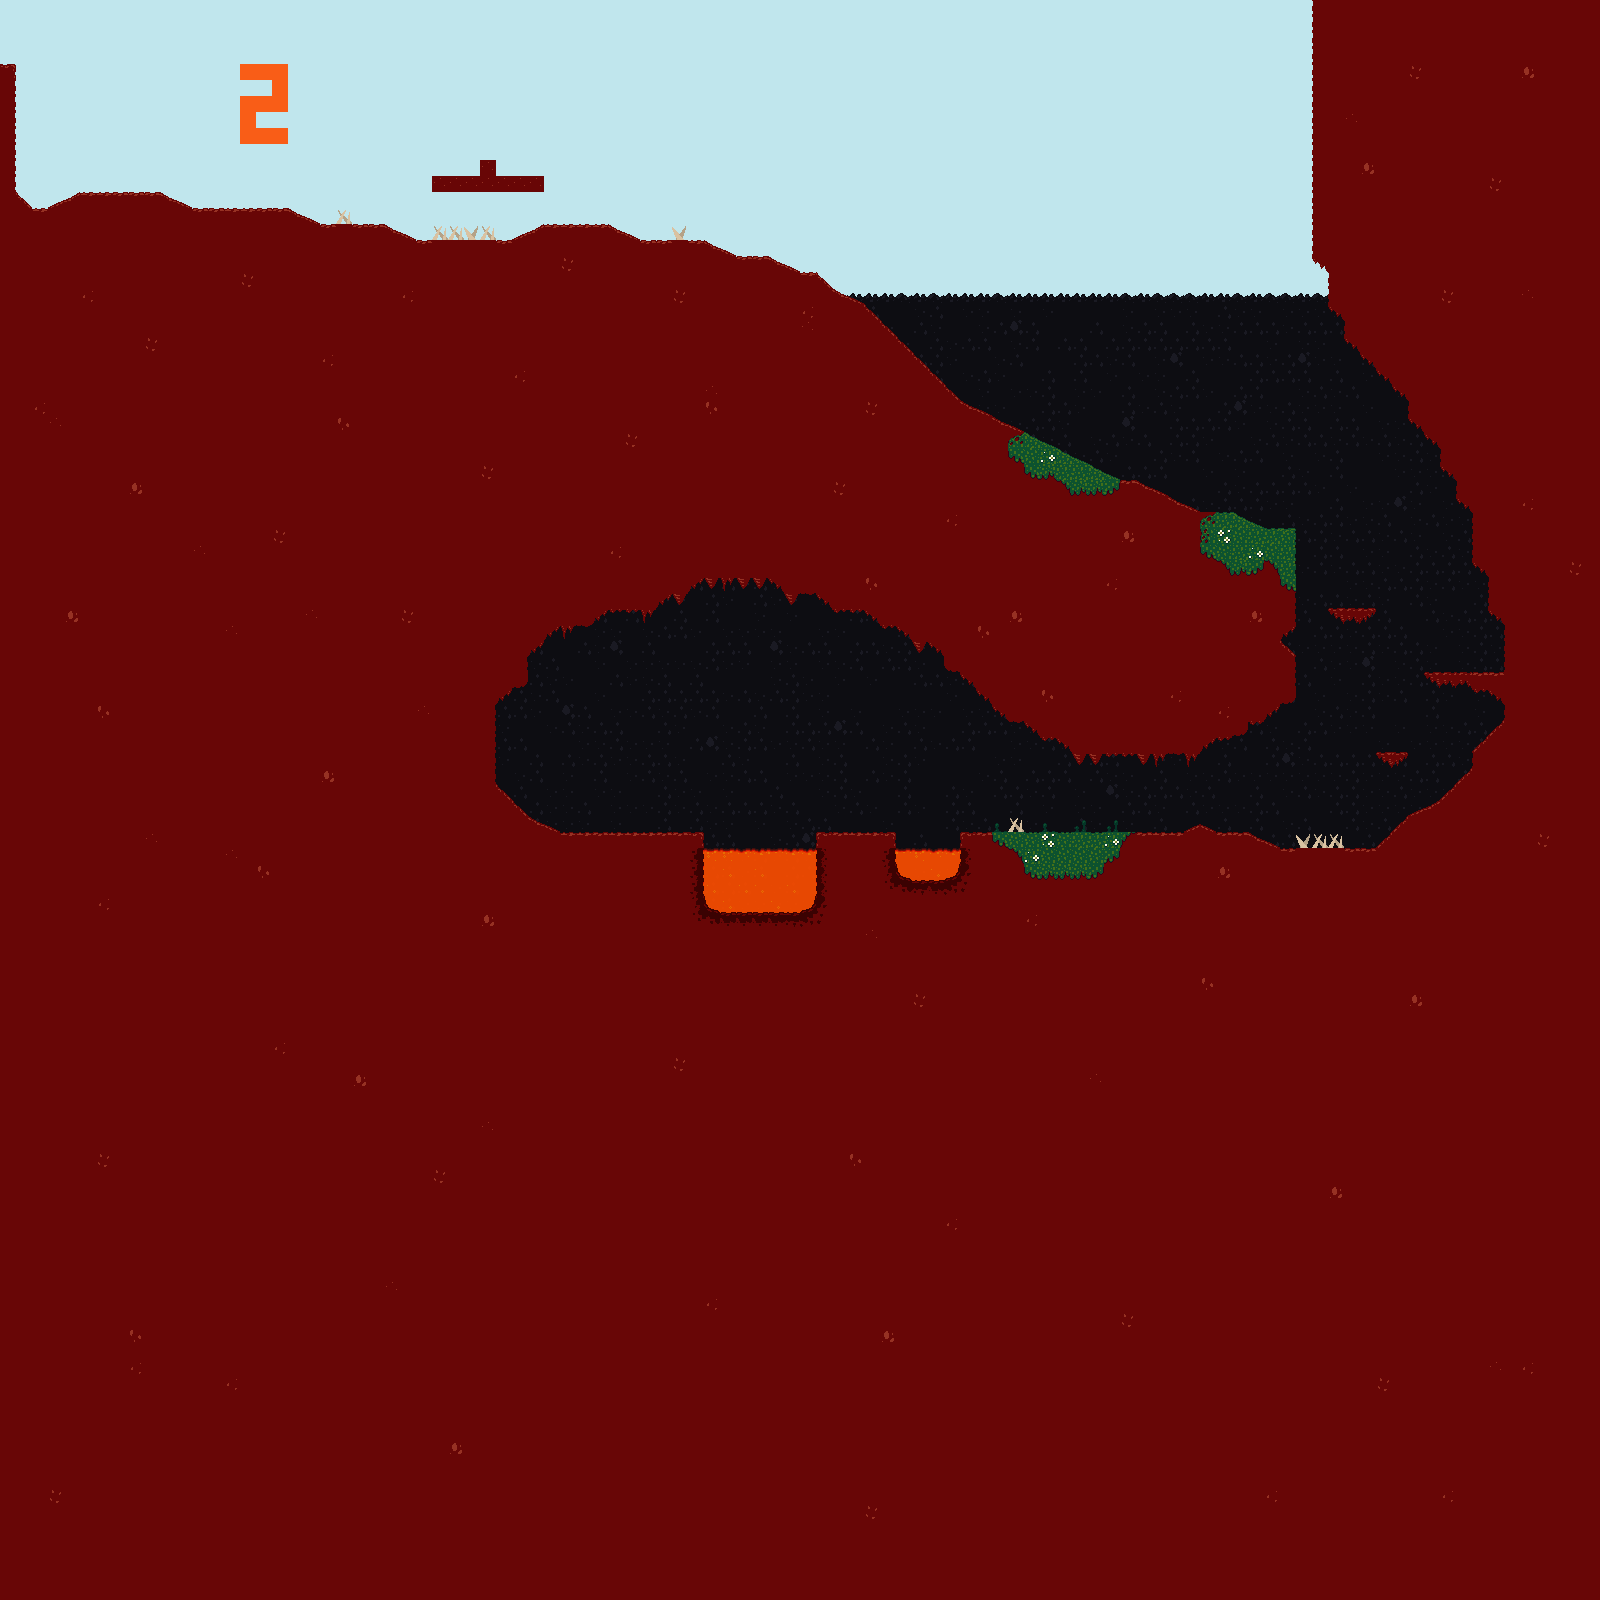

Below is a game level as drawn by its tile map, then a one-line description and the .tmx that defines it (tile-layer data replaced by summaries):
An orthogonal 100x100 tile map with 16x16 px tiles, 2 tile layers (Background, Foreground) and 14 objects (5x Coin, 3x Energy, 3x Crawler, 2x EMT, Ship).

<map version="1.0" orientation="orthogonal" width="100" height="100" tilewidth="16" tileheight="16">
 <properties>
  <property name="camera_x" value="112" />
  <property name="camera_y" value="176" />
  <property name="coins" value="5" />
  <property name="next_map" value="maps/level_2.tmx" />
 </properties>
 <tileset firstgid="1" name="tileset" tilewidth="16" tileheight="16">
  <image source="graphics/tileset.png" width="256" height="256" />
  <tile id="1">
   <properties>
    <property name="left_height" value="0" />
    <property name="right_height" value="8" />
    <property name="type" value="slope" />
   </properties>
  </tile>
  <tile id="2">
   <properties>
    <property name="left_height" value="8" />
    <property name="right_height" value="16" />
    <property name="type" value="slope" />
   </properties>
  </tile>
  <tile id="3">
   <properties>
    <property name="type" value="block" />
   </properties>
  </tile>
  <tile id="4">
   <properties>
    <property name="type" value="block" />
   </properties>
  </tile>
  <tile id="5">
   <properties>
    <property name="left_height" value="16" />
    <property name="right_height" value="8" />
    <property name="type" value="slope" />
   </properties>
  </tile>
  <tile id="6">
   <properties>
    <property name="left_height" value="8" />
    <property name="right_height" value="0" />
    <property name="type" value="slope" />
   </properties>
  </tile>
  <tile id="8">
   <properties>
    <property name="type" value="block" />
   </properties>
  </tile>
  <tile id="9">
   <properties>
    <property name="type" value="block" />
   </properties>
  </tile>
  <tile id="11">
   <properties>
    <property name="type" value="spike" />
   </properties>
  </tile>
  <tile id="12">
   <properties>
    <property name="type" value="spike" />
   </properties>
  </tile>
  <tile id="16">
   <properties>
    <property name="left_height" value="0" />
    <property name="right_height" value="16" />
    <property name="type" value="slope" />
   </properties>
  </tile>
  <tile id="17">
   <properties>
    <property name="type" value="block" />
   </properties>
  </tile>
  <tile id="18">
   <properties>
    <property name="type" value="block" />
   </properties>
  </tile>
  <tile id="19">
   <properties>
    <property name="type" value="block" />
   </properties>
  </tile>
  <tile id="20">
   <properties>
    <property name="type" value="block" />
   </properties>
  </tile>
  <tile id="21">
   <properties>
    <property name="type" value="block" />
   </properties>
  </tile>
  <tile id="22">
   <properties>
    <property name="type" value="block" />
   </properties>
  </tile>
  <tile id="23">
   <properties>
    <property name="left_height" value="16" />
    <property name="right_height" value="0" />
    <property name="type" value="slope" />
   </properties>
  </tile>
  <tile id="24">
   <properties>
    <property name="type" value="block" />
   </properties>
  </tile>
  <tile id="25">
   <properties>
    <property name="type" value="block" />
   </properties>
  </tile>
  <tile id="28">
   <properties>
    <property name="type" value="block" />
   </properties>
  </tile>
  <tile id="29">
   <properties>
    <property name="type" value="block" />
   </properties>
  </tile>
  <tile id="30">
   <properties>
    <property name="type" value="block" />
   </properties>
  </tile>
  <tile id="32">
   <properties>
    <property name="type" value="block" />
   </properties>
  </tile>
  <tile id="39">
   <properties>
    <property name="type" value="block" />
   </properties>
  </tile>
  <tile id="49">
   <properties>
    <property name="left_height" value="0" />
    <property name="right_height" value="8" />
    <property name="type" value="slope" />
   </properties>
  </tile>
  <tile id="50">
   <properties>
    <property name="left_height" value="8" />
    <property name="right_height" value="16" />
    <property name="type" value="slope" />
   </properties>
  </tile>
  <tile id="51">
   <properties>
    <property name="type" value="block" />
   </properties>
  </tile>
  <tile id="52">
   <properties>
    <property name="type" value="block" />
   </properties>
  </tile>
  <tile id="53">
   <properties>
    <property name="left_height" value="16" />
    <property name="right_height" value="8" />
    <property name="type" value="slope" />
   </properties>
  </tile>
  <tile id="54">
   <properties>
    <property name="left_height" value="8" />
    <property name="right_height" value="0" />
    <property name="type" value="slope" />
   </properties>
  </tile>
  <tile id="56">
   <properties>
    <property name="type" value="block" />
   </properties>
  </tile>
  <tile id="57">
   <properties>
    <property name="type" value="block" />
   </properties>
  </tile>
  <tile id="59">
   <properties>
    <property name="type" value="block" />
   </properties>
  </tile>
  <tile id="63">
   <properties>
    <property name="type" value="block" />
   </properties>
  </tile>
  <tile id="65">
   <properties>
    <property name="type" value="block" />
   </properties>
  </tile>
  <tile id="66">
   <properties>
    <property name="type" value="block" />
   </properties>
  </tile>
  <tile id="69">
   <properties>
    <property name="type" value="block" />
   </properties>
  </tile>
  <tile id="70">
   <properties>
    <property name="type" value="block" />
   </properties>
  </tile>
  <tile id="72">
   <properties>
    <property name="type" value="block" />
   </properties>
  </tile>
  <tile id="73">
   <properties>
    <property name="type" value="block" />
   </properties>
  </tile>
  <tile id="75">
   <properties>
    <property name="type" value="block" />
   </properties>
  </tile>
  <tile id="77">
   <properties>
    <property name="type" value="block" />
   </properties>
  </tile>
  <tile id="79">
   <properties>
    <property name="type" value="block" />
   </properties>
  </tile>
  <tile id="91">
   <properties>
    <property name="type" value="block" />
   </properties>
  </tile>
  <tile id="92">
   <properties>
    <property name="type" value="block" />
   </properties>
  </tile>
  <tile id="94">
   <properties>
    <property name="type" value="block" />
   </properties>
  </tile>
  <tile id="95">
   <properties>
    <property name="type" value="block" />
   </properties>
  </tile>
  <tile id="96">
   <properties>
    <property name="type" value="block" />
   </properties>
  </tile>
  <tile id="97">
   <properties>
    <property name="type" value="lava" />
   </properties>
  </tile>
  <tile id="98">
   <properties>
    <property name="type" value="lava" />
   </properties>
  </tile>
  <tile id="99">
   <properties>
    <property name="type" value="lava" />
   </properties>
  </tile>
  <tile id="100">
   <properties>
    <property name="type" value="lava" />
   </properties>
  </tile>
  <tile id="101">
   <properties>
    <property name="type" value="block" />
   </properties>
  </tile>
  <tile id="112">
   <properties>
    <property name="type" value="block" />
   </properties>
  </tile>
  <tile id="113">
   <properties>
    <property name="type" value="lava" />
   </properties>
  </tile>
  <tile id="114">
   <properties>
    <property name="type" value="lava" />
   </properties>
  </tile>
  <tile id="115">
   <properties>
    <property name="type" value="lava" />
   </properties>
  </tile>
  <tile id="116">
   <properties>
    <property name="type" value="lava" />
   </properties>
  </tile>
  <tile id="117">
   <properties>
    <property name="type" value="block" />
   </properties>
  </tile>
  <tile id="128">
   <properties>
    <property name="type" value="block" />
   </properties>
  </tile>
  <tile id="129">
   <properties>
    <property name="type" value="block" />
   </properties>
  </tile>
  <tile id="130">
   <properties>
    <property name="type" value="block" />
   </properties>
  </tile>
  <tile id="131">
   <properties>
    <property name="type" value="block" />
   </properties>
  </tile>
  <tile id="132">
   <properties>
    <property name="type" value="block" />
   </properties>
  </tile>
  <tile id="133">
   <properties>
    <property name="type" value="block" />
   </properties>
  </tile>
 </tileset>
 <layer name="Background" width="100" height="100">
  <properties>
   <property name="parallax" value="0.7" />
  </properties>
  <data>[10000 cells, 10000 non-empty, 7 distinct tile ids]</data>
 </layer>
 <layer name="Foreground" width="100" height="100">
  <data>[10000 cells, 7727 non-empty, 68 distinct tile ids]</data>
 </layer>
 <objectgroup name="Objects" width="100" height="100">
  <object type="Energy" gid="226" x="208" y="176" />
  <object type="Energy" gid="226" x="304" y="176" />
  <object type="Energy" gid="226" x="848" y="800" />
  <object name="ship" type="Ship" gid="225" x="112" y="192" />
  <object name="emt_1" type="EMT" gid="255" x="240" y="208" />
  <object name="emt_2" type="EMT" gid="255" x="624" y="832" />
  <object type="Crawler" gid="244" x="512" y="176" />
  <object type="Crawler" gid="244" x="448" y="176" />
  <object type="Crawler" gid="244" x="560" y="224" />
  <object name="coin_1" type="Coin" gid="227" x="368" y="192" />
  <object name="coin_2" type="Coin" gid="227" x="736" y="208" />
  <object name="coin_3" type="Coin" gid="227" x="1264" y="480" />
  <object name="coin_4" type="Coin" gid="227" x="560" y="784" />
  <object name="coin_5" type="Coin" gid="227" x="976" y="800" />
 </objectgroup>
</map>
